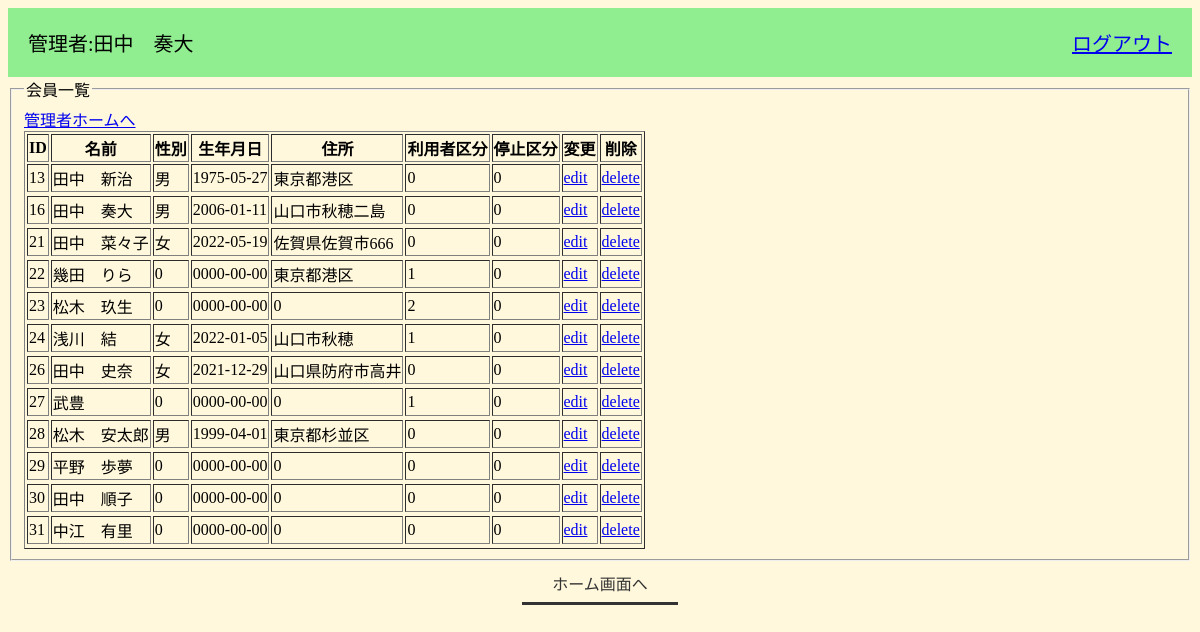
The page /member_read.php (signed in) on the database its author committed.
### tables this page shows
CREATE TABLE `member_table` (
  `member_id` int(11) NOT NULL,
  `mbname` varchar(128) NOT NULL,
  `login_id` varchar(128) NOT NULL,
  `password` varchar(128) NOT NULL,
  `is_admin` int(1) NOT NULL,
  `is_dalete` int(1) NOT NULL,
  `seibetu` varchar(64) NOT NULL,
  `barthday` date NOT NULL,
  `mbaddress` varchar(128) NOT NULL,
  `created_at` datetime NOT NULL,
  `update_at` datetime NOT NULL
);

### member_read.php (the view, shortened to what this page needs)
<?php
$pdo = connect_to_db();
$sql = 'SELECT * FROM member_table ORDER BY member_id ASC';
$stmt = $pdo->prepare($sql);
try {
    $status = $stmt->execute();
} catch (PDOException $e) {
    echo json_encode(["sql error" => "{$e->getMessage()}"]);
    exit();
}
$result = $stmt->fetchAll(PDO::FETCH_ASSOC);
$output = "";
foreach ($result as $record) {
    $output .= "<tr><td>{$record['member_id']}</td><td>{$record['mbname']}</td><td>{$record['seibetu']}</td><td>{$record['barthday']}</td><td>{$record['mbaddress']}</td><td>{$record['is_admin']}</td><td>{$record['is_dalete']}</td>
    <td>
        <a href='member_edit.php?id={$record["member_id"]}'>edit</a>
      </td>
      <td>
        <a href='member_delete.php?id={$record["member_id"]}'>delete</a>
      </td><tr>";
}
?>
<!DOCTYPE html>
<html lang="ja">
<head>
    <link rel="stylesheet" href="css/style_home_admin.css">
</head>
<body>
    <header class="header">
        <div class="home_head">
            <p>管理者:<?= $_SESSION['mbname'] ?></p>
        </div>
        <div class="home_head_text">
            <p><a href="logout.php">ログアウト</a></p>
        </div>
    </header>
    <fieldset>
        <legend>会員一覧</legend>
        <a href="admin_home.php">管理者ホームへ</a>
        <table border="1">
            <thead>
                <tr>
                    <th>ID</th>
                    <th>名前</th>
                    <th>性別</th>
                    <th>生年月日</th>
                    <th>住所</th>
                    <th>利用者区分</th>
                    <th>停止区分</th>
                    <th>変更</th>
                    <th>削除</th>
                </tr>
            </thead>
            <tbody>
                <?= $output ?>
            </tbody>
        </table>
    </fieldset>
    <div class="top">
        <a class="gohome" href=" admin_home.php"><span>ホーム画面へ</span></a>
    </div>
</body>
</html>

### css/style_home_admin.css (style rules this page uses)
body { background-color: cornsilk; }
.header { display: flex; justify-content: space-between; background-color: lightgreen; height:auto; }
.home_head { display: flex; justify-content: left; font-size: 20px; margin: 0px 20px; }
.home_head_text { font-size: 20px; margin: 0px 20px; }
.top { display: flex; justify-content: center; }
.gohome { position:relative; color:#333; padding: 10px 30px; display:inline-block; text-decoration: none; outline: none; }
.gohome span { position:relative; z-index: 2; }
.gohome::after { content:''; position:absolute; z-index:1; bottom:0; left:0; background:#333; width:100%; height:3px; transition:all 0.3s ease-in-out; }

### rows shown on the page
member_table: member_id "13", mbname "田中 新治", seibetu "男", barthday "1975-05-27", mbaddress "東京都港区", is_admin "0", is_dalete "0"
member_table: member_id "16", mbname "田中 奏大", seibetu "男", barthday "2006-01-11", mbaddress "山口市秋穂二島", is_admin "0", is_dalete "0"
member_table: member_id "21", mbname "田中 菜々子", seibetu "女", barthday "2022-05-19", mbaddress "佐賀県佐賀市666", is_admin "0", is_dalete "0"
member_table: member_id "22", mbname "幾田 りら", seibetu "0", barthday "0000-00-00", mbaddress "東京都港区", is_admin "1", is_dalete "0"
member_table: member_id "23", mbname "松木 玖生", seibetu "0", barthday "0000-00-00", mbaddress "0", is_admin "2", is_dalete "0"
member_table: member_id "24", mbname "浅川 結", seibetu "女", barthday "2022-01-05", mbaddress "山口市秋穂", is_admin "1", is_dalete "0"
member_table: member_id "26", mbname "田中 史奈", seibetu "女", barthday "2021-12-29", mbaddress "山口県防府市高井", is_admin "0", is_dalete "0"
member_table: member_id "27", mbname "武豊", seibetu "0", barthday "0000-00-00", mbaddress "0", is_admin "1", is_dalete "0"
member_table: member_id "28", mbname "松木 安太郎", seibetu "男", barthday "1999-04-01", mbaddress "東京都杉並区", is_admin "0", is_dalete "0"
member_table: member_id "29", mbname "平野 歩夢", seibetu "0", barthday "0000-00-00", mbaddress "0", is_admin "0", is_dalete "0"
member_table: member_id "30", mbname "田中 順子", seibetu "0", barthday "0000-00-00", mbaddress "0", is_admin "0", is_dalete "0"
member_table: member_id "31", mbname "中江 有里", seibetu "0", barthday "0000-00-00", mbaddress "0", is_admin "0", is_dalete "0"

### other values the page prints
$_SESSION['mbname'] "田中 奏大"
